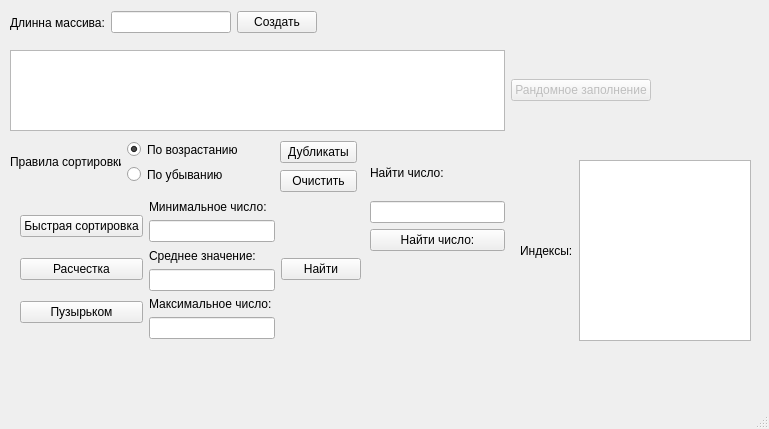
<?xml version="1.0" encoding="UTF-8"?>
<ui version="4.0">
 <class>MainWindow</class>
 <widget class="QMainWindow" name="MainWindow">
  <property name="geometry">
   <rect>
    <x>0</x>
    <y>0</y>
    <width>769</width>
    <height>429</height>
   </rect>
  </property>
  <property name="windowTitle">
   <string>MainWindow</string>
  </property>
  <widget class="QWidget" name="centralwidget">
   <widget class="QLabel" name="_label_res">
    <property name="geometry">
     <rect>
      <x>380</x>
      <y>290</y>
      <width>121</width>
      <height>16</height>
     </rect>
    </property>
    <property name="text">
     <string/>
    </property>
   </widget>
   <widget class="QWidget" name="layoutWidget">
    <property name="geometry">
     <rect>
      <x>10</x>
      <y>10</y>
      <width>307</width>
      <height>25</height>
     </rect>
    </property>
    <layout class="QHBoxLayout" name="horizontalLayout">
     <item>
      <widget class="QLabel" name="ArrLenTxt">
       <property name="text">
        <string>Длинна массива:</string>
       </property>
      </widget>
     </item>
     <item>
      <widget class="QLineEdit" name="_ArrLen">
       <property name="maxLength">
        <number>5</number>
       </property>
      </widget>
     </item>
     <item>
      <widget class="QPushButton" name="_CreateButton">
       <property name="text">
        <string>Создать</string>
       </property>
      </widget>
     </item>
    </layout>
   </widget>
   <widget class="QWidget" name="layoutWidget">
    <property name="geometry">
     <rect>
      <x>10</x>
      <y>140</y>
      <width>228</width>
      <height>44</height>
     </rect>
    </property>
    <layout class="QHBoxLayout" name="horizontalLayout_2">
     <item>
      <widget class="QLabel" name="SortRuleText">
       <property name="text">
        <string>Правила сортировки: </string>
       </property>
      </widget>
     </item>
     <item>
      <layout class="QVBoxLayout" name="verticalLayout">
       <item>
        <widget class="QRadioButton" name="_sortRulePlus">
         <property name="text">
          <string>По возрастанию</string>
         </property>
         <property name="checked">
          <bool>true</bool>
         </property>
        </widget>
       </item>
       <item>
        <widget class="QRadioButton" name="_SortRuleMinus">
         <property name="text">
          <string>По убыванию</string>
         </property>
        </widget>
       </item>
      </layout>
     </item>
    </layout>
   </widget>
   <widget class="QWidget" name="layoutWidget">
    <property name="geometry">
     <rect>
      <x>20</x>
      <y>200</y>
      <width>341</width>
      <height>139</height>
     </rect>
    </property>
    <layout class="QHBoxLayout" name="horizontalLayout_3">
     <item>
      <layout class="QVBoxLayout" name="verticalLayout_2">
       <item>
        <widget class="QPushButton" name="_qSortButton">
         <property name="text">
          <string>Быстрая сортировка</string>
         </property>
        </widget>
       </item>
       <item>
        <widget class="QPushButton" name="_CombSortButton">
         <property name="text">
          <string>Расчестка</string>
         </property>
        </widget>
       </item>
       <item>
        <widget class="QPushButton" name="_BubbleSortButton">
         <property name="text">
          <string>Пузырьком</string>
         </property>
        </widget>
       </item>
      </layout>
     </item>
     <item>
      <layout class="QVBoxLayout" name="verticalLayout_3">
       <item>
        <layout class="QVBoxLayout" name="verticalLayout_4">
         <item>
          <widget class="QLabel" name="label">
           <property name="text">
            <string>Минимальное число: </string>
           </property>
          </widget>
         </item>
         <item>
          <widget class="QLineEdit" name="_MinText">
           <property name="readOnly">
            <bool>true</bool>
           </property>
          </widget>
         </item>
        </layout>
       </item>
       <item>
        <layout class="QVBoxLayout" name="verticalLayout_5">
         <item>
          <widget class="QLabel" name="label_2">
           <property name="text">
            <string>Среднее значение:</string>
           </property>
          </widget>
         </item>
         <item>
          <widget class="QLineEdit" name="_MidText">
           <property name="readOnly">
            <bool>true</bool>
           </property>
          </widget>
         </item>
        </layout>
       </item>
       <item>
        <layout class="QVBoxLayout" name="verticalLayout_6">
         <item>
          <widget class="QLabel" name="label_3">
           <property name="text">
            <string>Максимальное число: </string>
           </property>
          </widget>
         </item>
         <item>
          <widget class="QLineEdit" name="_MaxText">
           <property name="readOnly">
            <bool>true</bool>
           </property>
          </widget>
         </item>
        </layout>
       </item>
      </layout>
     </item>
     <item>
      <widget class="QPushButton" name="_FindMinMidMaxButton">
       <property name="text">
        <string>Найти</string>
       </property>
      </widget>
     </item>
    </layout>
   </widget>
   <widget class="QWidget" name="layoutWidget">
    <property name="geometry">
     <rect>
      <x>10</x>
      <y>50</y>
      <width>641</width>
      <height>81</height>
     </rect>
    </property>
    <layout class="QHBoxLayout" name="horizontalLayout_4">
     <item>
      <widget class="QTableWidget" name="_Table"/>
     </item>
     <item>
      <widget class="QPushButton" name="_RandomButton">
       <property name="enabled">
        <bool>false</bool>
       </property>
       <property name="text">
        <string>Рандомное заполнение</string>
       </property>
      </widget>
     </item>
    </layout>
   </widget>
   <widget class="QWidget" name="layoutWidget">
    <property name="geometry">
     <rect>
      <x>280</x>
      <y>140</y>
      <width>77</width>
      <height>54</height>
     </rect>
    </property>
    <layout class="QVBoxLayout" name="verticalLayout_7">
     <item>
      <widget class="QPushButton" name="_DuplicatesButton">
       <property name="text">
        <string>Дубликаты</string>
       </property>
      </widget>
     </item>
     <item>
      <widget class="QPushButton" name="_ClearButton">
       <property name="text">
        <string>Очистить</string>
       </property>
      </widget>
     </item>
    </layout>
   </widget>
   <widget class="QWidget" name="layoutWidget">
    <property name="geometry">
     <rect>
      <x>520</x>
      <y>160</y>
      <width>231</width>
      <height>181</height>
     </rect>
    </property>
    <layout class="QHBoxLayout" name="horizontalLayout_5">
     <item>
      <widget class="QLabel" name="label_5">
       <property name="text">
        <string>Индексы:</string>
       </property>
      </widget>
     </item>
     <item>
      <widget class="QTableWidget" name="_findTable"/>
     </item>
    </layout>
   </widget>
   <widget class="QWidget" name="layoutWidget">
    <property name="geometry">
     <rect>
      <x>370</x>
      <y>150</y>
      <width>135</width>
      <height>101</height>
     </rect>
    </property>
    <layout class="QVBoxLayout" name="verticalLayout_8">
     <item>
      <widget class="QLabel" name="label_4">
       <property name="text">
        <string>Найти число:</string>
       </property>
      </widget>
     </item>
     <item>
      <widget class="QLineEdit" name="_find_Field"/>
     </item>
     <item>
      <widget class="QPushButton" name="_find_Btn">
       <property name="text">
        <string>Найти число:</string>
       </property>
      </widget>
     </item>
    </layout>
   </widget>
  </widget>
  <widget class="QMenuBar" name="menubar">
   <property name="geometry">
    <rect>
     <x>0</x>
     <y>0</y>
     <width>769</width>
     <height>21</height>
    </rect>
   </property>
  </widget>
  <widget class="QStatusBar" name="statusbar"/>
 </widget>
 <resources/>
 <connections/>
</ui>
